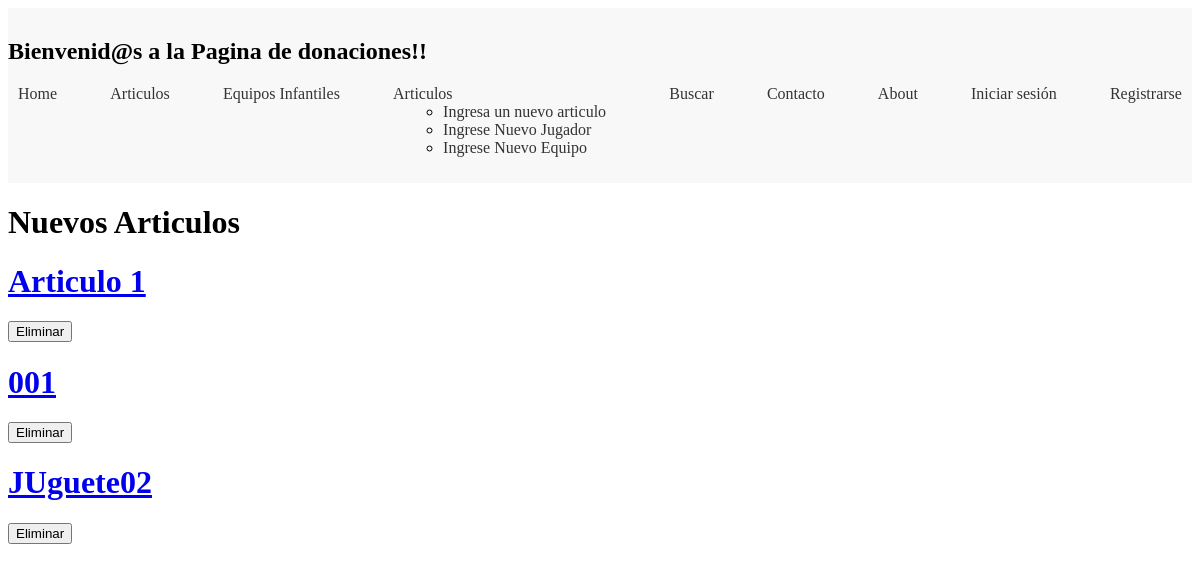
/Proyectos/, run on an earlier commit of the app's database.
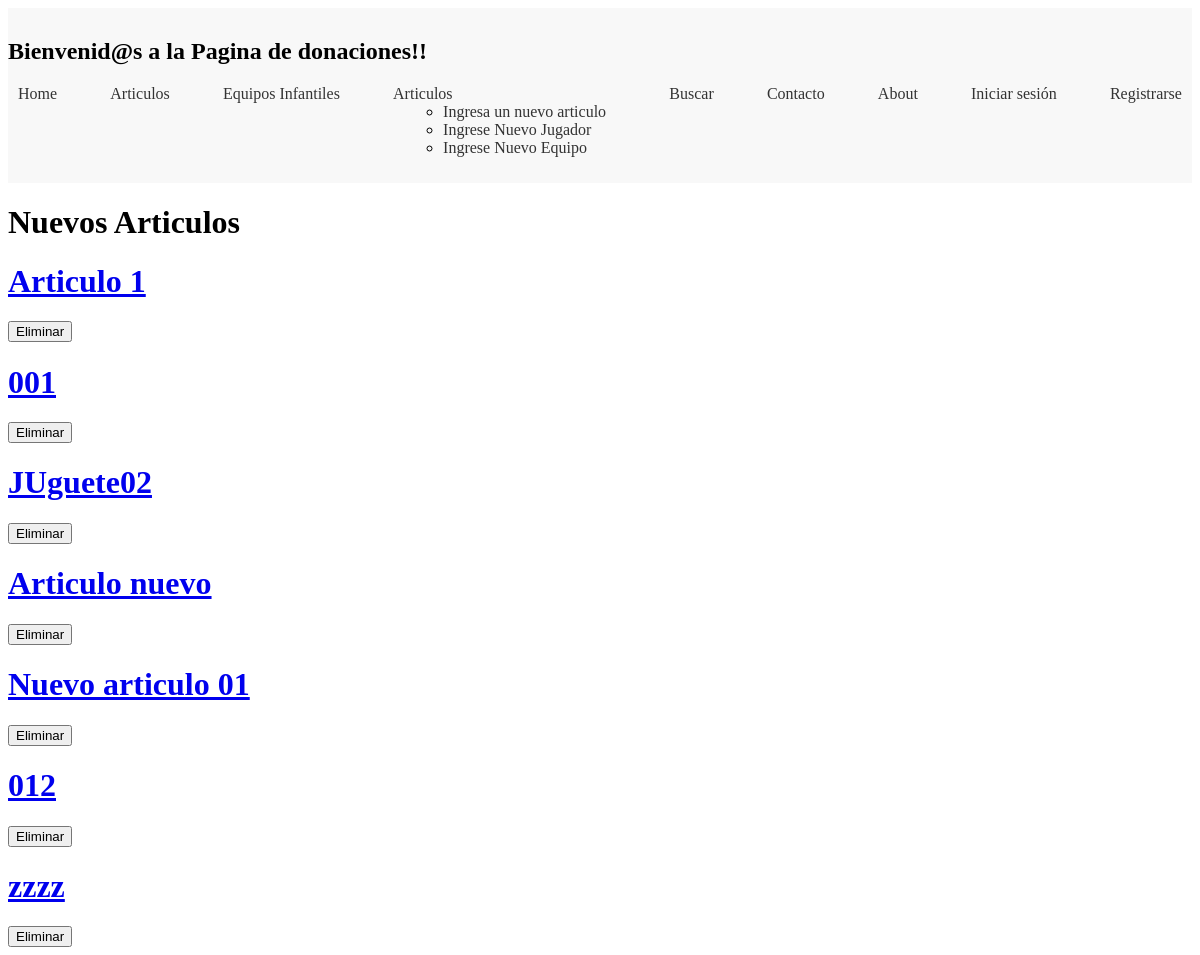
And on a later commit of the database.
### MyAPP/models.py (models this page shows, shortened)
class Articulo(models.Model):
    titulo = models.CharField(max_length=200)
    juguete = models.CharField(max_length=200)
    subtitulo = models.CharField(max_length=200)
    cuerpo = models.TextField()
    autor = models.ForeignKey(User, on_delete=models.CASCADE)
    fecha = models.DateTimeField(auto_now_add=True)
    imagen = models.ImageField(upload_to='articulos/', blank=True, null=True)
    proyecto = models.ForeignKey(Proyecto, on_delete=models.CASCADE)

### MyAPP/views.py (the view)
# urls.py: path('Proyectos/', views.Proyectos, name='Proyectos'),
def Proyectos(request):
   articulos = Articulo.objects.all()
   return render(request, 'Proyectos.html', {'articulos': articulos})

### MyAPP/templates/Proyectos.html (shortened to what this page needs)
{% extends 'base.html' %}
{% block content %}
    <h1>Nuevos Articulos</h1>
    {% for liga in articulos %}
        <div>
            <a href="{% url 'detalle_liga' liga.id %}">
                <h1>{{ liga.titulo }}</h1>
            </a>
            <form method="post" action="{% url 'eliminar_liga' liga.id %}">
                <button type="submit" onclick="return confirm('¿Estás seguro de que deseas eliminar esta liga?')">Eliminar</button>
            </form>
        </div>
    {% endfor %}
{% endblock %}

What changed in the data, as far as the page shows it:
added Articulo: titulo "Articulo nuevo"
added Articulo: titulo "Nuevo articulo 01"
added Articulo: titulo "012"
added Articulo: titulo "zzzz"
